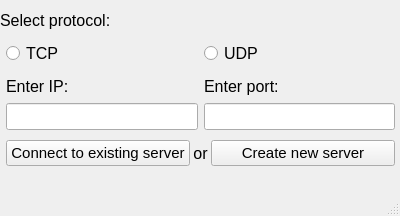
<?xml version="1.0" encoding="UTF-8"?>
<ui version="4.0">
 <class>ConnectWindow</class>
 <widget class="QMainWindow" name="ConnectWindow">
  <property name="geometry">
   <rect>
    <x>0</x>
    <y>0</y>
    <width>400</width>
    <height>216</height>
   </rect>
  </property>
  <property name="font">
   <font>
    <pointsize>12</pointsize>
   </font>
  </property>
  <property name="windowTitle">
   <string>Connect Window</string>
  </property>
  <widget class="QWidget" name="centralwidget">
   <widget class="QLabel" name="selectProtocolLabel">
    <property name="geometry">
     <rect>
      <x>0</x>
      <y>5</y>
      <width>400</width>
      <height>30</height>
     </rect>
    </property>
    <property name="font">
     <font>
      <pointsize>12</pointsize>
     </font>
    </property>
    <property name="text">
     <string>Select protocol:</string>
    </property>
    <property name="alignment">
     <set>Qt::AlignLeading|Qt::AlignLeft|Qt::AlignVCenter</set>
    </property>
    <property name="margin">
     <number>6</number>
    </property>
   </widget>
   <widget class="QWidget" name="layoutWidget">
    <property name="geometry">
     <rect>
      <x>0</x>
      <y>40</y>
      <width>401</width>
      <height>27</height>
     </rect>
    </property>
    <layout class="QHBoxLayout" name="radioButtonLayout">
     <property name="leftMargin">
      <number>6</number>
     </property>
     <property name="rightMargin">
      <number>5</number>
     </property>
     <item>
      <widget class="QRadioButton" name="tcpButton">
       <property name="text">
        <string>TCP</string>
       </property>
      </widget>
     </item>
     <item>
      <widget class="QRadioButton" name="udpButton">
       <property name="text">
        <string>UDP</string>
       </property>
      </widget>
     </item>
    </layout>
   </widget>
   <widget class="QWidget" name="layoutWidget">
    <property name="geometry">
     <rect>
      <x>0</x>
      <y>70</y>
      <width>401</width>
      <height>66</height>
     </rect>
    </property>
    <layout class="QHBoxLayout" name="fieldLayout">
     <property name="leftMargin">
      <number>6</number>
     </property>
     <property name="topMargin">
      <number>6</number>
     </property>
     <property name="rightMargin">
      <number>6</number>
     </property>
     <property name="bottomMargin">
      <number>6</number>
     </property>
     <item>
      <layout class="QVBoxLayout" name="ipLayout">
       <item>
        <widget class="QLabel" name="ipLabel">
         <property name="text">
          <string>Enter IP:</string>
         </property>
        </widget>
       </item>
       <item>
        <widget class="QLineEdit" name="ipLine"/>
       </item>
      </layout>
     </item>
     <item>
      <layout class="QVBoxLayout" name="portLayout">
       <item>
        <widget class="QLabel" name="portLabel">
         <property name="text">
          <string>Enter port:</string>
         </property>
        </widget>
       </item>
       <item>
        <widget class="QLineEdit" name="portLine"/>
       </item>
      </layout>
     </item>
    </layout>
   </widget>
   <widget class="QWidget" name="layoutWidget">
    <property name="geometry">
     <rect>
      <x>0</x>
      <y>140</y>
      <width>401</width>
      <height>27</height>
     </rect>
    </property>
    <layout class="QHBoxLayout" name="pushButtonLayout">
     <property name="spacing">
      <number>0</number>
     </property>
     <property name="leftMargin">
      <number>6</number>
     </property>
     <property name="rightMargin">
      <number>6</number>
     </property>
     <item>
      <widget class="QPushButton" name="connectButton">
       <property name="minimumSize">
        <size>
         <width>184</width>
         <height>0</height>
        </size>
       </property>
       <property name="maximumSize">
        <size>
         <width>184</width>
         <height>16777215</height>
        </size>
       </property>
       <property name="font">
        <font>
         <pointsize>11</pointsize>
        </font>
       </property>
       <property name="text">
        <string>Connect to existing server</string>
       </property>
      </widget>
     </item>
     <item>
      <widget class="QLabel" name="orLabel">
       <property name="maximumSize">
        <size>
         <width>26</width>
         <height>25</height>
        </size>
       </property>
       <property name="text">
        <string>or</string>
       </property>
       <property name="alignment">
        <set>Qt::AlignCenter</set>
       </property>
      </widget>
     </item>
     <item>
      <widget class="QPushButton" name="createNewConnectButton">
       <property name="minimumSize">
        <size>
         <width>184</width>
         <height>0</height>
        </size>
       </property>
       <property name="maximumSize">
        <size>
         <width>184</width>
         <height>16777215</height>
        </size>
       </property>
       <property name="font">
        <font>
         <pointsize>11</pointsize>
        </font>
       </property>
       <property name="text">
        <string>Create new server</string>
       </property>
      </widget>
     </item>
    </layout>
   </widget>
  </widget>
  <widget class="QStatusBar" name="statusbar">
   <property name="enabled">
    <bool>false</bool>
   </property>
  </widget>
 </widget>
 <resources/>
 <connections/>
</ui>
